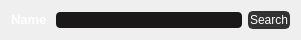
        <widget class="QWidget" name="horizontalLayoutWidget_2">
         <property name="geometry">
          <rect>
           <x>350</x>
           <y>60</y>
           <width>301</width>
           <height>31</height>
          </rect>
         </property>
         <layout class="QHBoxLayout" name="horizontalLayout_3">
          <item>
           <widget class="QLabel" name="label_5">
            <property name="font">
             <font>
              <pointsize>10</pointsize>
              <italic>false</italic>
              <bold>false</bold>
             </font>
            </property>
            <property name="text">
             <string>&lt;html&gt;&lt;head/&gt;&lt;body&gt;&lt;p&gt;&lt;span style=&quot; font-weight:600; color:#ffffff;&quot;&gt;Name  &lt;/span&gt;&lt;/p&gt;&lt;/body&gt;&lt;/html&gt;</string>
            </property>
           </widget>
          </item>
          <item>
           <widget class="QLineEdit" name="lineEdit_4">
            <property name="palette">
             <palette>
              <active>
               <colorrole role="WindowText">
                <brush brushstyle="SolidPattern">
                 <color alpha="255">
                  <red>221</red>
                  <green>221</green>
                  <blue>221</blue>
                 </color>
                </brush>
               </colorrole>
               <colorrole role="Button">
                <brush brushstyle="SolidPattern">
                 <color alpha="255">
                  <red>26</red>
                  <green>24</green>
                  <blue>25</blue>
                 </color>
                </brush>
               </colorrole>
               <colorrole role="Text">
                <brush brushstyle="SolidPattern">
                 <color alpha="255">
                  <red>221</red>
                  <green>221</green>
                  <blue>221</blue>
                 </color>
                </brush>
               </colorrole>
               <colorrole role="ButtonText">
                <brush brushstyle="SolidPattern">
                 <color alpha="255">
                  <red>221</red>
                  <green>221</green>
                  <blue>221</blue>
                 </color>
                </brush>
               </colorrole>
               <colorrole role="Base">
                <brush brushstyle="SolidPattern">
                 <color alpha="255">
                  <red>26</red>
                  <green>24</green>
                  <blue>25</blue>
                 </color>
                </brush>
               </colorrole>
               <colorrole role="Window">
                <brush brushstyle="SolidPattern">
                 <color alpha="255">
                  <red>26</red>
                  <green>24</green>
                  <blue>25</blue>
                 </color>
                </brush>
               </colorrole>
               <colorrole role="Highlight">
                <brush brushstyle="SolidPattern">
                 <color alpha="255">
                  <red>255</red>
                  <green>121</green>
                  <blue>198</blue>
                 </color>
                </brush>
               </colorrole>
               <colorrole role="HighlightedText">
                <brush brushstyle="SolidPattern">
                 <color alpha="255">
                  <red>255</red>
                  <green>255</green>
                  <blue>255</blue>
                 </color>
                </brush>
               </colorrole>
               <colorrole role="PlaceholderText">
                <brush brushstyle="SolidPattern">
                 <color alpha="255">
                  <red>221</red>
                  <green>221</green>
                  <blue>221</blue>
                 </color>
                </brush>
               </colorrole>
              </active>
              <inactive>
               <colorrole role="WindowText">
                <brush brushstyle="SolidPattern">
                 <color alpha="255">
                  <red>221</red>
                  <green>221</green>
                  <blue>221</blue>
                 </color>
                </brush>
               </colorrole>
               <colorrole role="Button">
                <brush brushstyle="SolidPattern">
                 <color alpha="255">
                  <red>26</red>
                  <green>24</green>
                  <blue>25</blue>
                 </color>
                </brush>
               </colorrole>
               <colorrole role="Text">
                <brush brushstyle="SolidPattern">
                 <color alpha="255">
                  <red>221</red>
                  <green>221</green>
                  <blue>221</blue>
                 </color>
                </brush>
               </colorrole>
               <colorrole role="ButtonText">
                <brush brushstyle="SolidPattern">
                 <color alpha="255">
                  <red>221</red>
                  <green>221</green>
                  <blue>221</blue>
                 </color>
                </brush>
               </colorrole>
               <colorrole role="Base">
                <brush brushstyle="SolidPattern">
                 <color alpha="255">
                  <red>26</red>
                  <green>24</green>
                  <blue>25</blue>
                 </color>
                </brush>
               </colorrole>
               <colorrole role="Window">
                <brush brushstyle="SolidPattern">
                 <color alpha="255">
                  <red>26</red>
                  <green>24</green>
                  <blue>25</blue>
                 </color>
                </brush>
               </colorrole>
               <colorrole role="Highlight">
                <brush brushstyle="SolidPattern">
                 <color alpha="255">
                  <red>255</red>
                  <green>121</green>
                  <blue>198</blue>
                 </color>
                </brush>
               </colorrole>
               <colorrole role="HighlightedText">
                <brush brushstyle="SolidPattern">
                 <color alpha="255">
                  <red>255</red>
                  <green>255</green>
                  <blue>255</blue>
                 </color>
                </brush>
               </colorrole>
               <colorrole role="PlaceholderText">
                <brush brushstyle="SolidPattern">
                 <color alpha="255">
                  <red>221</red>
                  <green>221</green>
                  <blue>221</blue>
                 </color>
                </brush>
               </colorrole>
              </inactive>
              <disabled>
               <colorrole role="WindowText">
                <brush brushstyle="SolidPattern">
                 <color alpha="255">
                  <red>221</red>
                  <green>221</green>
                  <blue>221</blue>
                 </color>
                </brush>
               </colorrole>
               <colorrole role="Button">
                <brush brushstyle="SolidPattern">
                 <color alpha="255">
                  <red>26</red>
                  <green>24</green>
                  <blue>25</blue>
                 </color>
                </brush>
               </colorrole>
               <colorrole role="Text">
                <brush brushstyle="SolidPattern">
                 <color alpha="255">
                  <red>221</red>
                  <green>221</green>
                  <blue>221</blue>
                 </color>
                </brush>
               </colorrole>
               <colorrole role="ButtonText">
                <brush brushstyle="SolidPattern">
                 <color alpha="255">
                  <red>221</red>
                  <green>221</green>
                  <blue>221</blue>
                 </color>
                </brush>
               </colorrole>
               <colorrole role="Base">
                <brush brushstyle="SolidPattern">
                 <color alpha="255">
                  <red>26</red>
                  <green>24</green>
                  <blue>25</blue>
                 </color>
                </brush>
               </colorrole>
               <colorrole role="Window">
                <brush brushstyle="SolidPattern">
                 <color alpha="255">
                  <red>26</red>
                  <green>24</green>
                  <blue>25</blue>
                 </color>
                </brush>
               </colorrole>
               <colorrole role="Highlight">
                <brush brushstyle="SolidPattern">
                 <color alpha="255">
                  <red>255</red>
                  <green>121</green>
                  <blue>198</blue>
                 </color>
                </brush>
               </colorrole>
               <colorrole role="HighlightedText">
                <brush brushstyle="SolidPattern">
                 <color alpha="255">
                  <red>255</red>
                  <green>255</green>
                  <blue>255</blue>
                 </color>
                </brush>
               </colorrole>
               <colorrole role="PlaceholderText">
                <brush brushstyle="SolidPattern">
                 <color alpha="255">
                  <red>221</red>
                  <green>221</green>
                  <blue>221</blue>
                 </color>
                </brush>
               </colorrole>
              </disabled>
             </palette>
            </property>
            <property name="styleSheet">
             <string notr="true">background-color: rgb(26, 24, 25);
border-radius:4px;</string>
            </property>
            <property name="frame">
             <bool>false</bool>
            </property>
           </widget>
          </item>
          <item>
           <widget class="QPushButton" name="pushButton_3">
            <property name="styleSheet">
             <string notr="true">QPushButton {
	border: 2px solid rgb(51,51,51);
	border-radius: 5px;	
	color:rgb(255,255,255);
	background-color: rgb(51,51,51);
}
QPushButton:hover {
	border: 2px solid rgb(112,0,0);
	background-color: rgb(112,0,0);
}
QPushButton:pressed {	
	border: 2px solid rgb(112,0,0);
	background-color: rgb(51,51,51);
}

QPushButton:disabled {	
	border-radius: 5px;	
	border: 2px solid rgb(112,112,112);
	background-color: rgb(112,112,112);
}</string>
            </property>
            <property name="text">
             <string>Search</string>
            </property>
           </widget>
          </item>
         </layout>
        </widget>
